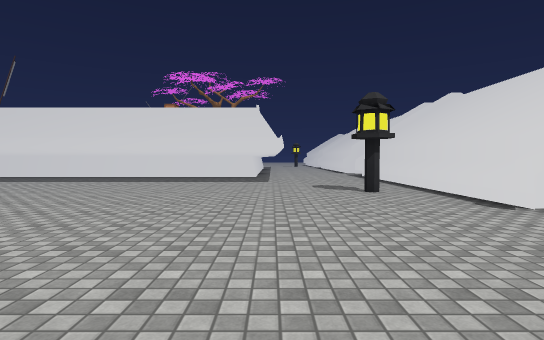
[1] (above)

24 first-person views from a walk through a Unity game level. The camera is 1.3 m above the floor, tilts 2° down and sees 80° across. The floor is counted in squares, 2 m on a side. Each view is taken from the middle of a square. On the plan, view 1 faces up. The plan holds only what a view shows up to about 10 squares ahead; the rest is blank. The place goes on beyond the plan. The player is left out. Some animated figures are left out. Some surface patterns are stand-ins.

[2]
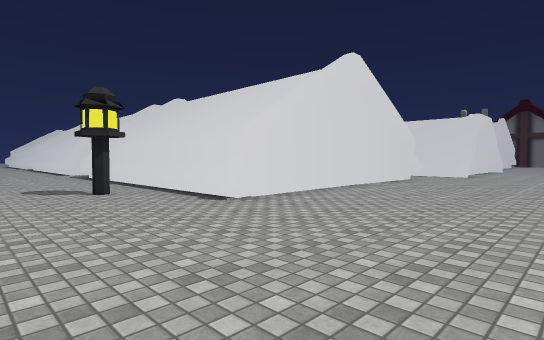

[3]
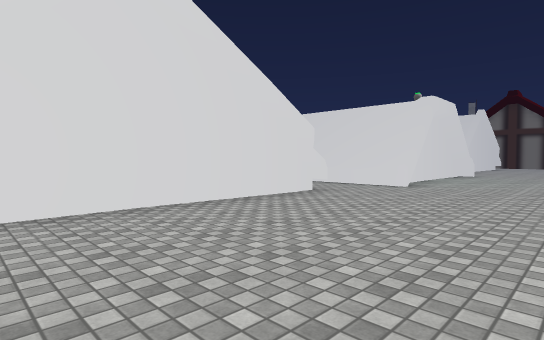

[4]
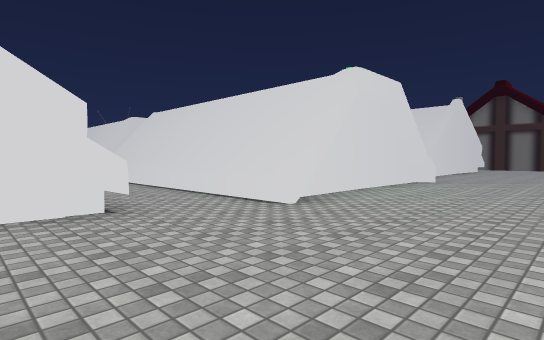

[5]
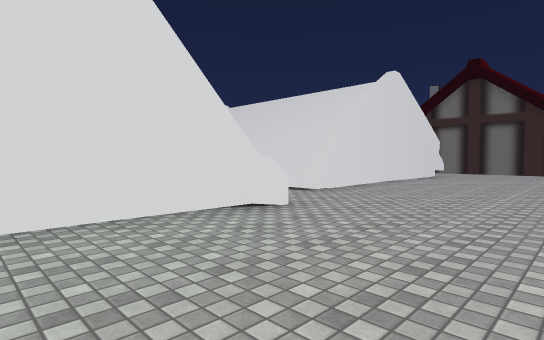

[6]
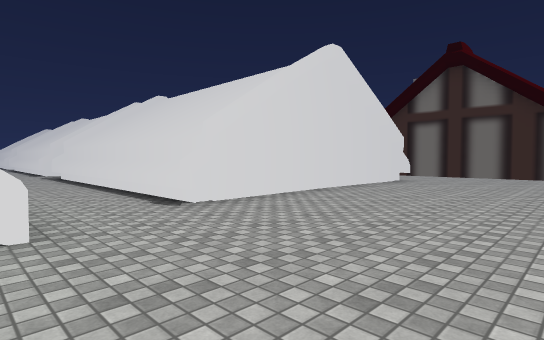

[7]
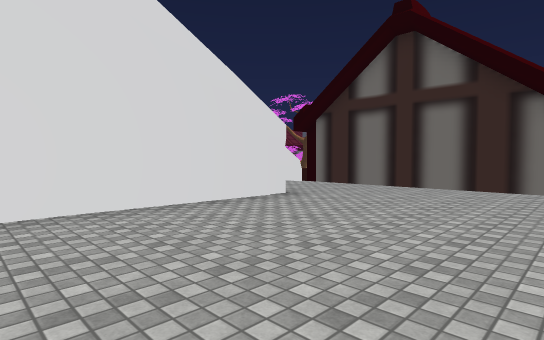

[8]
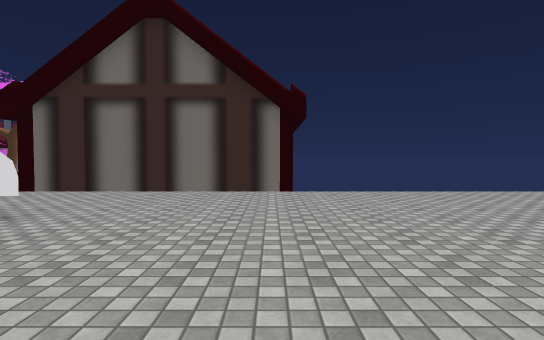

[9]
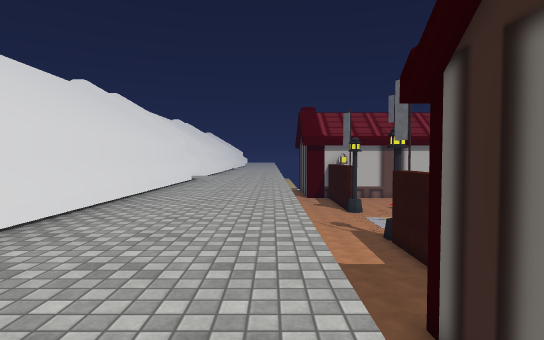

[10]
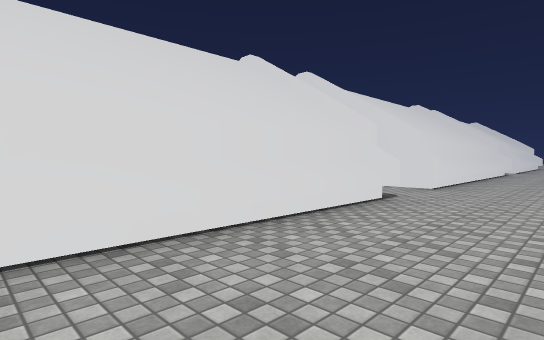

[11]
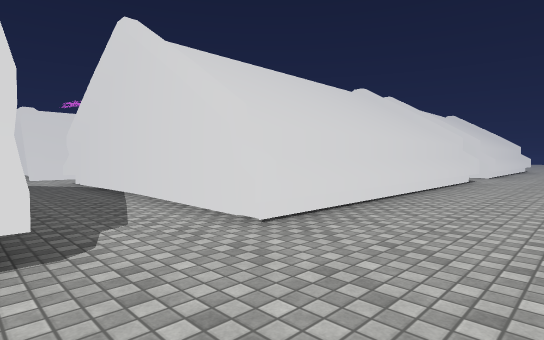

[12]
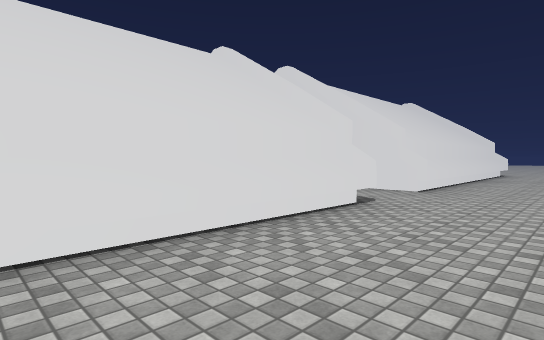

[13]
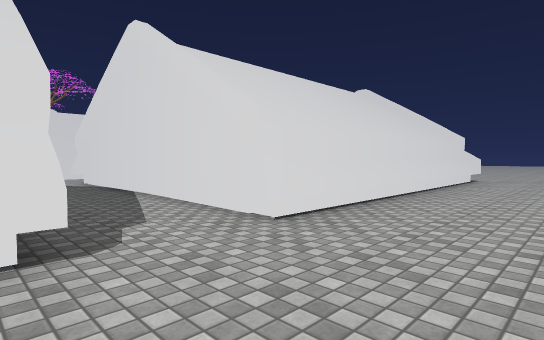

[14]
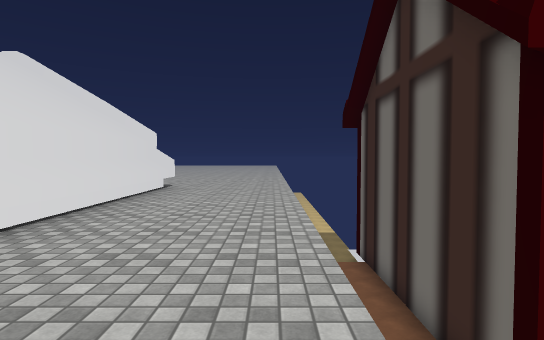

[15]
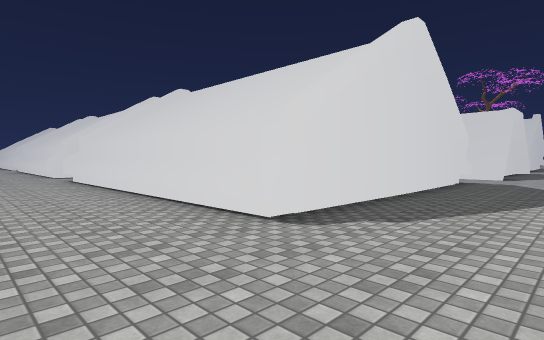

[16]
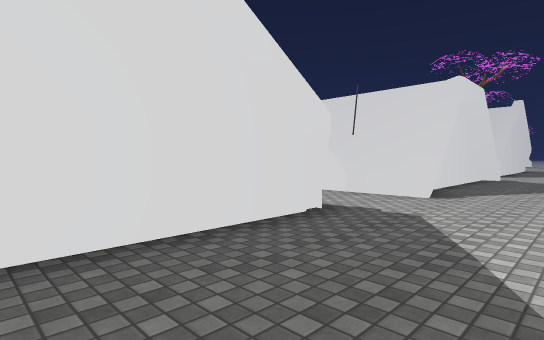

[17]
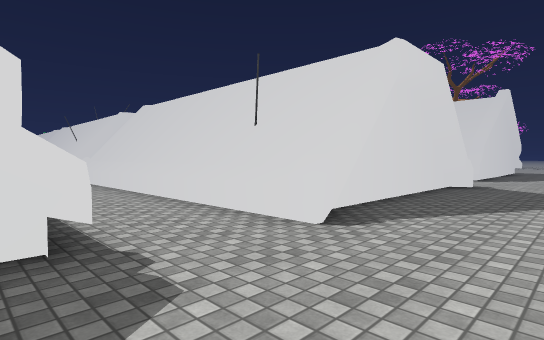

[18]
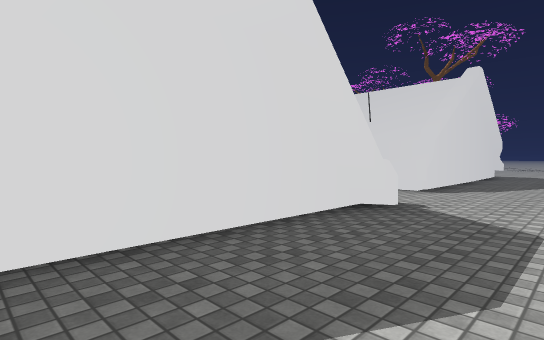

[19]
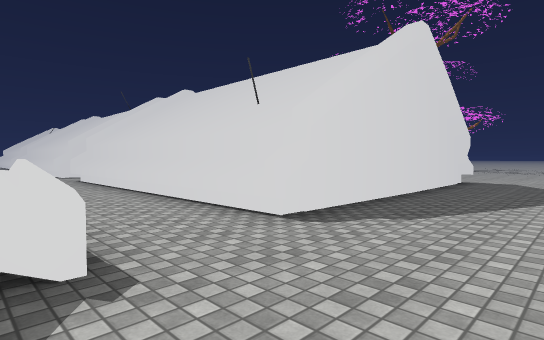

[20]
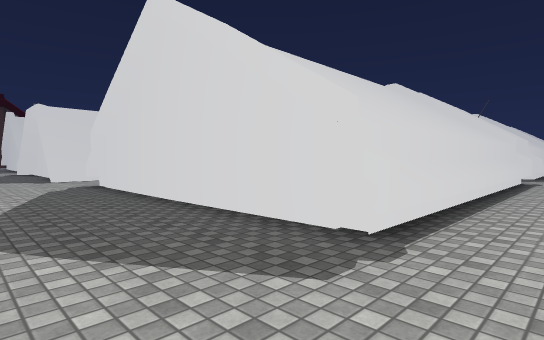

[21]
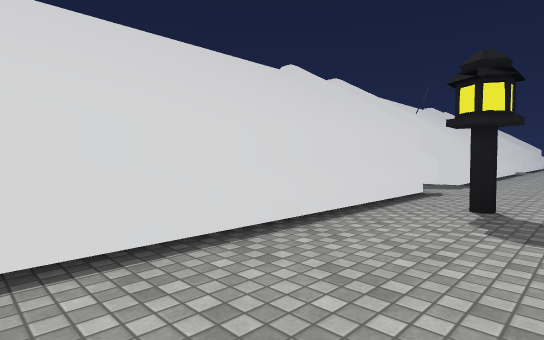

[22]
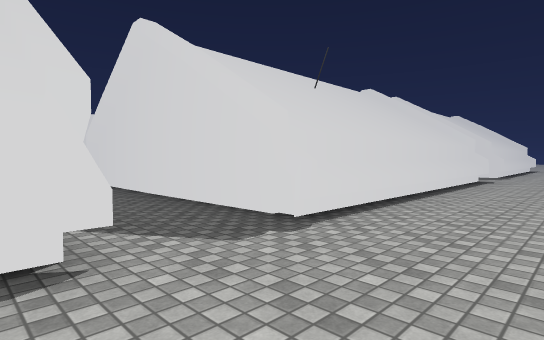

[23]
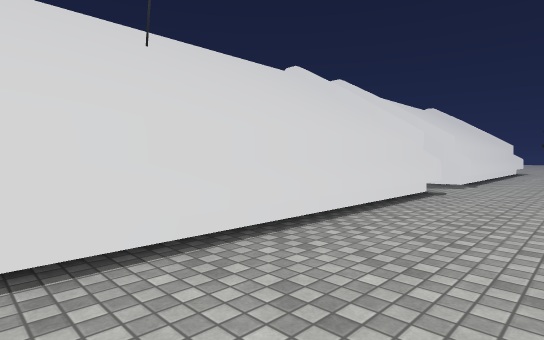

[24]
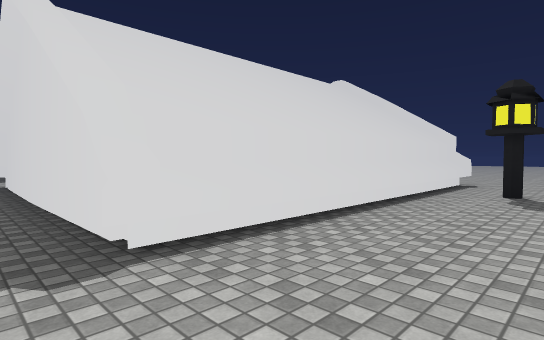

### Floor plan
Key: @ floor where view 1 was taken; # wall or solid block; . floor; ^ raised ledge; v drop or lower ground.
Columns run from 4 left of view 1 to 33 right of it. Each row starts with its distance up from view 1.
 35       ............................. v^
 34      .............................. v#
 33      ............#....#.#.......... v#
 32       .^#######..######..#######... v#
 31      ..^#     #..     #..      #... v#
 30      ..^#     #..     #..      #...  ^
 29      ..^#     #.      #.       #...  #
 28      ..^#     #.      #.       #...  v
 27      .#^#     #.      #.       #...
 26      ..^#     #.      #        #...
 25      ..^#     #.      #  #######...
 24      .....    ..        #..........
 23      ........               .......
 22      ..^#######                #...
 21      ..^#                      #...
 20      ..^#                      #...
 19      ..^#                      #...
 18      ..^#                      #...
 17      ..^#                      #...
 16      ..^#                      #...
 15       .^#              .########...
 14       ...             #............
 13      ......              ..........
 12      ..^#######         .#     #... vv
 11      ..^#               .#     #... vv
 10      ..^#        #     ..#     #... vv
  9      ..^#        #     ..#     #... vv
  8 .......^#       .#     ..#     #... v#
  7 .......^#       .#     ..#     #...  ^
  6 ......#^#      ..#     ..#     #...  #
  5 .......^#      ..#     ..# ### #...  #
  4 .......^#######..######..###.###...  #
  3  ..................................  #
  2   .................................  ^
  1    ................................  #
  0     @..............................  v

Positions as (right, up) in squares from view 1, and headings:
1: (0, 0), facing up
2: (0, 0), facing up-right
3: (5, 0), facing up-right
4: (9, 0), facing up-right
5: (15, 0), facing up-right
6: (18, 0), facing up-right
7: (23, 0), facing up-right
8: (24, 1), facing right
9: (30, 2), facing up
10: (30, 7), facing up-left
11: (30, 12), facing up-left
12: (30, 18), facing up-left
13: (30, 22), facing up-left
14: (30, 25), facing up
15: (30, 35), facing down-left
16: (24, 35), facing down-left
17: (21, 35), facing down-left
18: (17, 35), facing down-left
19: (13, 35), facing down-left
20: (2, 35), facing down-right
21: (1, 31), facing down-right
22: (1, 25), facing down-right
23: (1, 21), facing down-right
24: (1, 13), facing down-right
